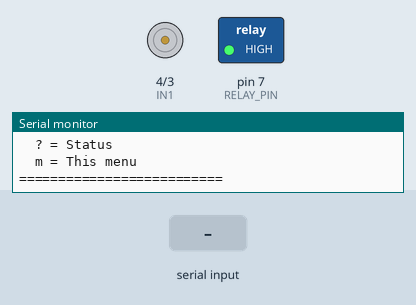
Simulated run of this sketch. Board: Arduino Uno, built with avr-gcc and run on an emulated ATmega328P. On the bench: motor-driver pin pairs drawn as motors (green arrow = first pin HIGH = forward, orange = second pin HIGH = backward, longer = more drive), switched loads named in the sketch (green lamp = pin HIGH), the last lines printed to the serial monitor. The inputs (shaded band) are chosen by the test bench.

Above: at 1.5 s.
1.6 s: "1" received over Serial
At 2.1 s:
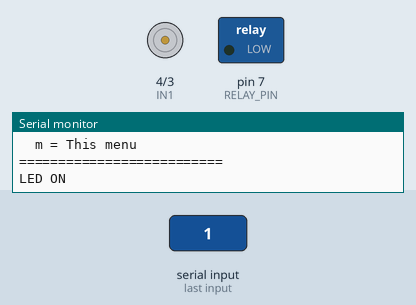
3.1 s: "f" received over the second serial link
At 3.6 s:
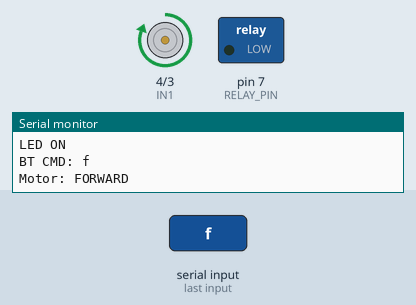
4.6 s: "0" received over Serial
At 5.6 s:
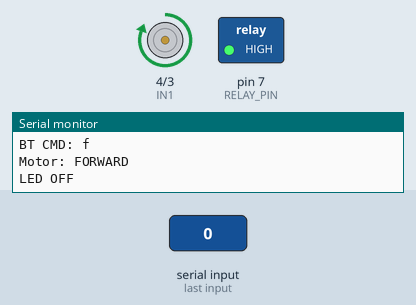
6.1 s: "b" received over the second serial link
At 7.1 s:
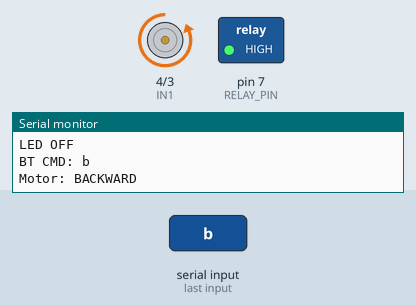
7.6 s: "1" received over the second serial link
At 8.8 s:
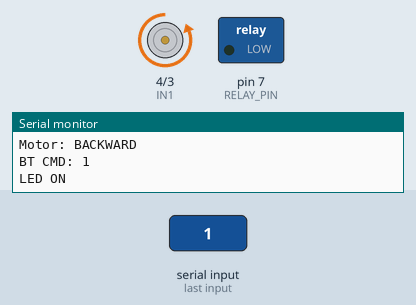
9.1 s: "0" received over the second serial link
At 10.2 s:
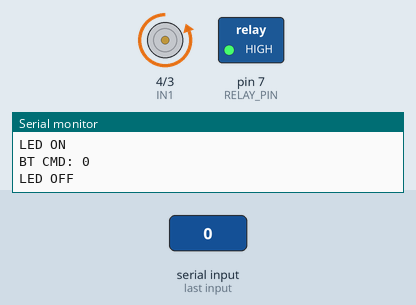
Timing chart, 0 to 11.6 s (numbered marks = the images above; inputs shaded):
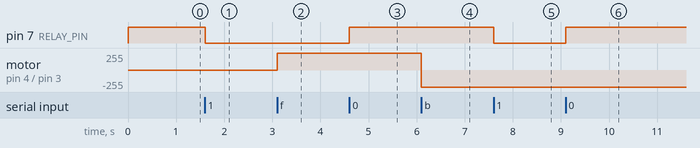

Measured:
- after the input at 1.6 s, pin 7 (RELAY_PIN): HIGH → LOW at once
- after the input at 3.1 s, motor on pin 4 (IN1) / pin 3 (IN2): stopped → forward 255/255 at once
- after the input at 4.6 s, pin 7 (RELAY_PIN): LOW → HIGH at once
- after the input at 6.1 s, motor on pin 4 (IN1) / pin 3 (IN2): forward 255/255 → backward 255/255 at once
- after the input at 7.6 s, pin 7 (RELAY_PIN): HIGH → LOW at once
- after the input at 9.1 s, pin 7 (RELAY_PIN): LOW → HIGH at once

The sketch:

sketch_apr29aLAB_HOOR_AMAN.ino
```cpp
#include <SoftwareSerial.h>

SoftwareSerial BTSerial(10, 11); // RX=10, TX=11

// ── Pin definitions ──────────────────────────
const int RELAY_PIN = 7;   // Relay → LED
const int IN1       = 4;   // L298N IN1
const int IN2       = 3;   // L298N IN2
// ENA not connected → jumper on L298N = always enabled

bool ledState   = false;
bool motorState = false;

// ── Setup ────────────────────────────────────
void setup() {
  pinMode(RELAY_PIN, OUTPUT);
  pinMode(IN1, OUTPUT);
  pinMode(IN2, OUTPUT);

  digitalWrite(RELAY_PIN, HIGH); // LED OFF at start
  stopMotor();                   // Motor OFF at start

  Serial.begin(9600);
  BTSerial.begin(9600);

  printMenu();
}

// ── Loop ─────────────────────────────────────
void loop() {
  if (BTSerial.available()) {
    char cmd = (char)BTSerial.read();
    Serial.print("BT CMD: ");
    Serial.println(cmd);
    handleCommand(cmd);
  }
  if (Serial.available()) {
    char cmd = (char)Serial.read();
    handleCommand(cmd);
  }
}

// ── Command Handler ───────────────────────────
void handleCommand(char cmd) {
  switch (cmd) {

    // ── LED via Relay ──
    case '1':
      digitalWrite(RELAY_PIN, LOW);  // Active LOW = ON
      ledState = true;
      BTSerial.println("LED ON");
      Serial.println("LED ON");
      break;

    case '0':
      digitalWrite(RELAY_PIN, HIGH); // HIGH = OFF
      ledState = false;
      BTSerial.println("LED OFF");
      Serial.println("LED OFF");
      break;

    case 't': case 'T':
      ledState = !ledState;
      digitalWrite(RELAY_PIN, ledState ? LOW : HIGH);
      BTSerial.println(ledState ? "LED Toggled ON" : "LED Toggled OFF");
      break;

    // ── DC Motor ──
    case 'f': case 'F':
      motorForward();
      BTSerial.println("Motor: FORWARD");
      Serial.println("Motor: FORWARD");
      break;

    case 'b': case 'B':
      motorBackward();
      BTSerial.println("Motor: BACKWARD");
      Serial.println("Motor: BACKWARD");
      break;

    case 's': case 'S':
      stopMotor();
      BTSerial.println("Motor: STOPPED");
      Serial.println("Motor: STOPPED");
      break;

    // ── Status & Menu ──
    case '?':
      sendStatus();
      break;

    case 'm': case 'M':
      printMenu();
      break;

    default:
      BTSerial.println("Unknown! Send 'm' for menu.");
      break;
  }
}

// ── Motor: Forward ────────────────────────────
void motorForward() {
  digitalWrite(IN1, HIGH);
  digitalWrite(IN2, LOW);
  motorState = true;
}

// ── Motor: Backward ───────────────────────────
void motorBackward() {
  digitalWrite(IN1, LOW);
  digitalWrite(IN2, HIGH);
  motorState = true;
}

// ── Motor: Stop ───────────────────────────────
void stopMotor() {
  digitalWrite(IN1, LOW);
  digitalWrite(IN2, LOW);
  motorState = false;
}

// ── Status ────────────────────────────────────
void sendStatus() {
  BTSerial.println("=== STATUS ===");
  BTSerial.print("LED   : "); BTSerial.println(ledState ? "ON" : "OFF");
  BTSerial.print("Motor : "); BTSerial.println(motorState ? "RUNNING" : "STOPPED");
  BTSerial.println("==============");
}

// ── Menu ──────────────────────────────────────
void printMenu() {
  String m = "\n====== CONTROL MENU ======\n";
  m += "LED:\n";
  m += "  1 = LED ON\n";
  m += "  0 = LED OFF\n";
  m += "  t = Toggle LED\n";
  m += "MOTOR:\n";
  m += "  f = Forward\n";
  m += "  b = Backward\n";
  m += "  s = Stop\n";
  m += "OTHER:\n";
  m += "  ? = Status\n";
  m += "  m = This menu\n";
  m += "==========================\n";
  Serial.print(m);
  BTSerial.print(m);
}
```
